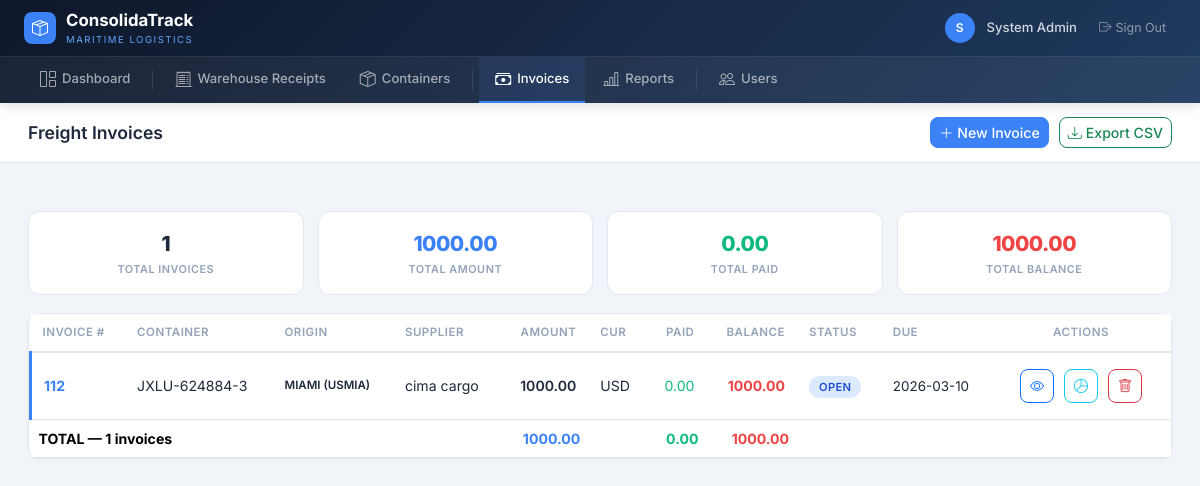
/finance/ (signed in), run on the app's committed database.
### app/models.py (models this page shows, shortened)
class User(UserMixin, db.Model):
    __tablename__ = "users"
    id = db.Column(db.Integer, primary_key=True)
    email = db.Column(db.String(200), unique=True, nullable=False)
    password_hash = db.Column(db.String(256), nullable=False)
    full_name = db.Column(db.String(200), nullable=False)
    is_active = db.Column(db.Boolean, default=True)
    created_at = db.Column(db.DateTime, default=_utcnow)
    roles = db.relationship("Role", secondary=user_roles, backref="users")
    def has_role(self, role_name: str) -> bool:
        return any(r.name == role_name for r in self.roles)

class FreightInvoice(db.Model):
    __tablename__ = "freight_invoices"
    id = db.Column(db.Integer, primary_key=True)
    container_id = db.Column(db.Integer, db.ForeignKey("containers.id"), nullable=False)
    supplier = db.Column(db.String(200), nullable=False)  # forwarder/carrier
    invoice_no = db.Column(db.String(50), nullable=False)
    amount = db.Column(db.Numeric(12, 2), nullable=False)
    currency = db.Column(db.String(3), nullable=False, default="USD")
    issue_date = db.Column(db.Date, nullable=False)
    due_date = db.Column(db.Date)
    status = db.Column(db.Enum(InvoiceStatus), nullable=False, default=InvoiceStatus.OPEN)
    notes = db.Column(db.Text)
    created_at = db.Column(db.DateTime, default=_utcnow)
    payments = db.relationship("FreightPayment", backref="invoice", lazy="dynamic",
                                cascade="all, delete-orphan")
    __table_args__ = (
        db.Index("ix_freight_container", "container_id"),
        db.UniqueConstraint("invoice_no", name="uq_invoice_no"),
    )
    @property
    def total_paid(self):
        result = (
            db.session.query(db.func.coalesce(db.func.sum(FreightPayment.amount), 0))
            .filter(FreightPayment.freight_invoice_id == self.id)
            .scalar()
        )
        return Decimal(str(result))
    @property
    def balance(self):
        return Decimal(str(self.amount)) - self.total_paid

class Container(db.Model):
    __tablename__ = "containers"
    id = db.Column(db.Integer, primary_key=True)
    warehouse_id = db.Column(db.Integer, db.ForeignKey("warehouses.id"), nullable=False)
    container_number = db.Column(db.String(20))  # may be TBD at PLANNED stage
    container_type = db.Column(db.String(10))     # 20, 40, 40HQ
    booking_number = db.Column(db.String(50))
    carrier = db.Column(db.String(100))           # shipping line / naviera
    forwarder = db.Column(db.String(100))
    pol = db.Column(db.String(100))               # Port of Loading
    pod = db.Column(db.String(100))               # Port of Discharge
    etd = db.Column(db.Date)                      # Estimated Time of Departure
    eta = db.Column(db.Date)                      # Estimated Time of Arrival
    status = db.Column(db.Enum(ContainerStatus), nullable=False, default=ContainerStatus.PLANNED)
    notes = db.Column(db.Text)
    created_at = db.Column(db.DateTime, default=_utcnow)
    updated_at = db.Column(db.DateTime, default=_utcnow, onupdate=_utcnow)
    load_lines = db.relationship("ContainerLoadLine", backref="container", lazy="dynamic",
                                  cascade="all, delete-orphan")
    events = db.relationship("ContainerEvent", backref="container", lazy="dynamic",
                              order_by="ContainerEvent.event_time")
    tracking_points = db.relationship("ContainerTrackingPoint", backref="container",
                                       lazy="dynamic", order_by="ContainerTrackingPoint.timestamp")
    freight_invoices = db.relationship("FreightInvoice", backref="container", lazy="dynamic")
    photos = db.relationship("ContainerPhoto", backref="container", lazy="dynamic",
                              cascade="all, delete-orphan", order_by="ContainerPhoto.uploaded_at.desc()")
    checklist = db.relationship("ContainerCheckItem", backref="container", lazy="dynamic",
                                 cascade="all, delete-orphan", order_by="ContainerCheckItem.sort_order")
    __table_args__ = (
        db.Index("ix_container_status", "status"),
        db.Index("ix_container_warehouse", "warehouse_id"),
    )
    VALID_TRANSITIONS = {
        ContainerStatus.PLANNED: [ContainerStatus.LOADING],
        ContainerStatus.LOADING: [ContainerStatus.CLOSED],
        ContainerStatus.CLOSED: [ContainerStatus.SHIPPED],
        ContainerStatus.SHIPPED: [ContainerStatus.ARRIVED],
        ContainerStatus.ARRIVED: [ContainerStatus.UNLOADED],
    }

### app/blueprints/finance/__init__.py (the view)
@finance_bp.route("/")
@login_required
def invoice_list():
    invoices = FreightInvoice.query.order_by(FreightInvoice.issue_date.desc()).all()
    containers = Container.query.order_by(Container.created_at.desc()).all()
    total_amount = sum(Decimal(str(inv.amount)) for inv in invoices)
    total_paid = sum(inv.total_paid for inv in invoices)
    total_balance = total_amount - total_paid
    overdue_count = sum(
        1 for inv in invoices
        if inv.due_date and inv.status.value in ('OPEN', 'PARTIAL')
    )
    return render_template(
        "finance/invoice_list.html",
        invoices=invoices,
        containers=containers,
        total_amount=total_amount,
        total_paid=total_paid,
        total_balance=total_balance,
        overdue_count=overdue_count,
    )

### app/templates/finance/invoice_list.html (shortened to what this page needs)
{% extends "base.html" %}
{% block page_title %}Freight Invoices{% endblock %}
{% block topbar_actions %}
<button class="btn btn-primary btn-sm" data-bs-toggle="modal" data-bs-target="#modalNewInvoice"><i class="bi bi-plus-lg me-1"></i>New Invoice</button>
<a href="{{ url_for('reports.finance_csv') }}" class="btn btn-outline-success btn-sm"><i class="bi bi-download me-1"></i>Export CSV</a>
{% endblock %}
{% block content %}
<div class="kpi-row">
  <div class="kpi-card">
    <div class="kv" style="color:var(--text-1)">{{ invoices|length }}</div>
    <div class="kl">Total Invoices</div>
  </div>
  <div class="kpi-card">
    <div class="kv" style="color:var(--accent)">{{ "%.2f"|format(total_amount) }}</div>
    <div class="kl">Total Amount</div>
  </div>
  <div class="kpi-card">
    <div class="kv" style="color:var(--success)">{{ "%.2f"|format(total_paid) }}</div>
    <div class="kl">Total Paid</div>
  </div>
  <div class="kpi-card">
    <div class="kv" style="color:{% if total_balance > 0 %}var(--danger){% else %}var(--success){% endif %}">{{ "%.2f"|format(total_balance) }}</div>
    <div class="kl">Total Balance</div>
  </div>
</div>
<div class="card">
  <div class="card-body p-0">
    <div class="table-responsive">
      <table class="table table-hover mb-0">
        <thead><tr>
          <th>Invoice #</th><th>Container</th><th>Origin</th><th>Supplier</th>
          <th class="text-end">Amount</th><th>Cur</th>
          <th class="text-end">Paid</th><th class="text-end">Balance</th>
          <th>Status</th><th>Due</th><th class="text-center" style="width:180px">Actions</th>
        </tr></thead>
        <tbody>
          {% for inv in invoices %}
          <tr class="row-{{ inv.status.value|lower }}">
            <td><strong style="color:var(--accent)">{{ inv.invoice_no }}</strong></td>
            <td>{{ inv.container.container_number or 'TBD' }}</td>
            <td class="origin-flag">{{ inv.container.pol or '?' }}</td>
            <td>{{ inv.supplier }}</td>
            <td class="text-end fw-semibold">{{ "%.2f"|format(inv.amount) }}</td>
            <td>{{ inv.currency }}</td>
            <td class="text-end" style="color:var(--success)">{{ "%.2f"|format(inv.total_paid) }}</td>
            <td class="text-end fw-bold" style="color:{% if inv.balance > 0 %}var(--danger){% else %}var(--success){% endif %}">{{ "%.2f"|format(inv.balance) }}</td>
            <td><span class="badge-status badge-{{ inv.status.value|lower }}">{{ inv.status.value }}</span></td>
            <td style="font-size:.84rem">{{ inv.due_date or '-' }}</td>
            <td>
              <div class="actions-cell">
                <button class="btn btn-sm btn-outline-primary" data-bs-toggle="modal" data-bs-target="#invModal{{ inv.id }}" title="View"><i class="bi bi-eye"></i></button>
                <a href="{{ url_for('finance.proration', container_id=inv.container_id) }}" class="btn btn-sm btn-outline-info" title="Proration"><i class="bi bi-pie-chart"></i></a>
                {% if inv.total_paid == 0 %}
                <form method="post" action="{{ url_for('finance.invoice_delete', invoice_id=inv.id) }}" style="display:contents" onsubmit="return confirm('Delete invoice {{ inv.invoice_no }}?')">
                  <button type="submit" class="btn btn-sm btn-outline-danger" title="Delete"><i class="bi bi-trash"></i></button>
                </form>
                {% endif %}
              </div>
            </td>
          </tr>
          {% else %}
          <tr><td colspan="11" class="empty-state py-4">
            <i class="bi bi-cash-stack"></i>
            <div style="font-weight:600;color:var(--text-2)">No invoices yet</div>
          </td></tr>
          {% endfor %}
        </tbody>
        {% if invoices %}
        <tfoot>
          <tr style="background:#f8fafc;font-weight:700">
            <td colspan="4">TOTAL — {{ invoices|length }} invoices</td>
            <td class="text-end" style="color:var(--accent)">{{ "%.2f"|format(total_amount) }}</td>
            <td></td>
            <td class="text-end" style="color:var(--success)">{{ "%.2f"|format(total_paid) }}</td>
            <td class="text-end" style="color:var(--danger)">{{ "%.2f"|format(total_balance) }}</td>
            <td colspan="3"></td>
          </tr>
        </tfoot>
        {% endif %}
      </table>
    </div>
  </div>
</div>
  {% set seen_sup = [] %}
{% endblock %}

### app/templates/base.html (shortened to what this page needs)
<!DOCTYPE html>
<html lang="en">
<head>
  <link href="https://cdn.jsdelivr.net/npm/bootstrap@5.3.3/dist/css/bootstrap.min.css" rel="stylesheet">
  <link href="https://cdn.jsdelivr.net/npm/bootstrap-icons@1.11.3/font/bootstrap-icons.min.css" rel="stylesheet">
</head>
<body>
  {% if current_user.is_authenticated %}
  <nav class="main-navbar">
    <div class="navbar-top">
      <div style="display:flex;align-items:center;gap:16px">
        <a href="{{ url_for('dashboard') }}" class="navbar-brand-area">
          <div class="logo-icon"><i class="bi bi-box-seam"></i></div>
          <div>
            <div class="brand-name">ConsolidaTrack</div>
            <div class="brand-sub">Maritime Logistics</div>
          </div>
        </a>
      </div>
      <div class="navbar-user">
        <div class="user-avatar">{{ current_user.full_name[0] }}</div>
        <span class="user-name">{{ current_user.full_name }}</span>
        <a href="{{ url_for('auth.logout') }}" class="btn-logout"><i class="bi bi-box-arrow-right me-1"></i>Sign Out</a>
      </div>
    </div>
    <div class="nav-links-bar" id="navLinks">
      <a href="{{ url_for('dashboard') }}" class="nav-link-item {% if request.endpoint == 'dashboard' %}active{% endif %}">
        <i class="bi bi-grid-1x2"></i> Dashboard
      </a>
      <a href="{{ url_for('wr.wr_list') }}" class="nav-link-item {% if request.blueprint == 'wr' %}active{% endif %}">
        <i class="bi bi-receipt-cutoff"></i> Warehouse Receipts
      </a>
      <a href="{{ url_for('containers.container_list') }}" class="nav-link-item {% if request.blueprint == 'containers' %}active{% endif %}">
        <i class="bi bi-box-seam"></i> Containers
      </a>
      <a href="{{ url_for('finance.invoice_list') }}" class="nav-link-item {% if request.blueprint == 'finance' %}active{% endif %}">
        <i class="bi bi-cash-stack"></i> Invoices
      </a>
      <a href="{{ url_for('reports.report_index') }}" class="nav-link-item {% if request.blueprint == 'reports' %}active{% endif %}">
        <i class="bi bi-bar-chart-line"></i> Reports
      </a>
      {% if current_user.has_role('admin') %}
      <a href="{{ url_for('auth.user_list') }}" class="nav-link-item {% if request.blueprint == 'auth' and request.endpoint != 'auth.login' %}active{% endif %}">
        <i class="bi bi-people"></i> Users
      </a>
      {% endif %}
    </div>
  </nav>
  <div class="page-header">
    <h1 class="page-title">{% block page_title %}{% endblock %}</h1>
    <div style="display:flex;align-items:center;gap:10px">{% block topbar_actions %}{% endblock %}</div>
  </div>
  <div class="content-area pb-0">
  </div>
  <div class="content-area">{% block content %}{% endblock %}</div>
  {% else %}
  <div style="min-height:100vh;background:linear-gradient(135deg,#0f172a,#1e3a5f);display:flex;align-items:center;justify-content:center">
    {% block content_unauth %}{% endblock %}
  </div>
  {% endif %}
</body>
</html>

### app/templates/finance/invoice_list.html (style rules this page uses)
.kpi-row { display:grid;grid-template-columns:repeat(4,1fr);gap:14px;margin-bottom:18px }
.kpi-card { background:var(--surface);border:1px solid var(--border);border-radius:12px;padding:16px 20px;text-align:center }
.kpi-card .kv { font-size:1.3rem;font-weight:800;letter-spacing:-.5px }
.kpi-card .kl { font-size:.68rem;font-weight:600;text-transform:uppercase;color:var(--text-3);letter-spacing:.5px;margin-top:2px }
.row-open { background:rgba(59,130,246,.06) !important;border-left:3px solid #3b82f6 }
.actions-cell { display:flex;gap:10px;justify-content:center;align-items:center;padding:4px 0 }
.actions-cell .btn { min-width:34px;min-height:34px;display:inline-flex;align-items:center;justify-content:center }
.origin-flag { font-size:.72rem;color:var(--text-3);font-weight:600 }
.badge-open { background:#dbeafe;color:#1e40af }

### app/templates/base.html (style rules this page uses)
:root { --accent:#3b82f6;--accent-hover:#2563eb;--success:#10b981;--warning:#f59e0b;--danger:#ef4444;--surface:#fff;--border:#e2e8f0;--text-1:#1e293b;--text-2:#64748b;--text-3:#94a3b8 }
* { font-family:'Inter',-apple-system,BlinkMacSystemFont,sans-serif }
body { background:#f1f5f9;margin:0;min-height:100vh;padding-top:0 }
.main-navbar { background:linear-gradient(135deg,#0f172a,#1e3a5f);padding:0;position:sticky;top:0;z-index:1050;box-shadow:0 2px 12px rgba(0,0,0,.15) }
.navbar-top { display:flex;align-items:center;justify-content:space-between;padding:0 24px;height:56px }
.navbar-brand-area { display:flex;align-items:center;gap:10px;text-decoration:none;color:#fff }
.navbar-brand-area .logo-icon { width:32px;height:32px;background:var(--accent);border-radius:8px;display:flex;align-items:center;justify-content:center;font-size:16px;flex-shrink:0 }
.navbar-brand-area .brand-name { font-weight:700;font-size:1.05rem;color:#fff }
.navbar-brand-area .brand-sub { font-size:.6rem;color:#60a5fa;text-transform:uppercase;letter-spacing:1.5px }
.navbar-user { display:flex;align-items:center;gap:12px }
.navbar-user .user-avatar { width:30px;height:30px;border-radius:50%;background:var(--accent);display:flex;align-items:center;justify-content:center;font-size:.75rem;font-weight:600;color:#fff }
.navbar-user .user-name { color:rgba(255,255,255,.8);font-size:.82rem;font-weight:500 }
.navbar-user .btn-logout { color:rgba(255,255,255,.5);font-size:.78rem;text-decoration:none;padding:4px 10px;border-radius:6px;transition:all .2s }
.nav-links-bar { background:rgba(255,255,255,.05);border-top:1px solid rgba(255,255,255,.06);padding:0 24px;display:flex;align-items:center;gap:2px;overflow-x:auto }
.nav-link-item { display:flex;align-items:center;gap:6px;padding:10px 16px;color:rgba(255,255,255,.6);text-decoration:none;font-size:.82rem;font-weight:500;border-bottom:2px solid transparent;transition:all .2s;white-space:nowrap }
.nav-link-item.active { color:#fff;border-bottom-color:var(--accent);background:rgba(59,130,246,.1) }
.nav-link-item i { font-size:1rem }
.page-header { background:var(--surface);border-bottom:1px solid var(--border);padding:14px 28px;display:flex;align-items:center;justify-content:space-between }
.page-title { font-size:1.1rem;font-weight:600;color:var(--text-1);margin:0 }
.content-area { padding:24px 28px }
.card { background:var(--surface);border:1px solid var(--border);border-radius:12px;box-shadow:0 1px 3px rgba(0,0,0,.04) }
.table { font-size:.88rem }
.table thead th { font-size:.72rem;text-transform:uppercase;letter-spacing:.5px;color:var(--text-3);font-weight:600;border-bottom:2px solid var(--border);padding:10px 12px }
.table tbody td { padding:12px;vertical-align:middle;color:var(--text-1) }
.badge-status { font-size:.7rem;font-weight:600;padding:4px 10px;border-radius:20px;letter-spacing:.3px }
.badge-open { background:#dbeafe;color:#1d4ed8 }
.btn { font-weight:500;font-size:.88rem;border-radius:8px }
.btn-primary { background:var(--accent);border-color:var(--accent) }

### data on the page
User: full_name "S", full_name "System Admin"
FreightInvoice: invoice_no "112", container "JXLU-624884-3", container "MIAMI (USMIA)", supplier "cima cargo", amount "1000.00", currency "USD", total_paid "0.00", balance "1000.00", status.value "OPEN", due_date "2026-03-10"

### other printed values
{{ invoices|length }} "1"
{{ "%.2f"|format(total_amount) }} "1000.00"
{{ "%.2f"|format(total_paid) }} "0.00"
{{ "%.2f"|format(total_balance) }} "1000.00"
